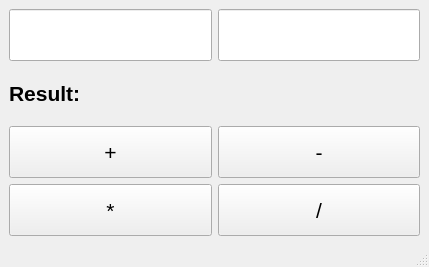
<?xml version="1.0" encoding="UTF-8"?>
<ui version="4.0">
 <class>MainWindow</class>
 <widget class="QMainWindow" name="MainWindow">
  <property name="geometry">
   <rect>
    <x>0</x>
    <y>0</y>
    <width>429</width>
    <height>267</height>
   </rect>
  </property>
  <property name="windowTitle">
   <string>Calc</string>
  </property>
  <widget class="QWidget" name="centralwidget">
   <layout class="QGridLayout" name="gridLayout_2">
    <item row="0" column="0">
     <layout class="QVBoxLayout" name="verticalLayout">
      <item>
       <layout class="QGridLayout" name="gridLayout">
        <item row="8" column="0">
         <widget class="QPushButton" name="pushMulti">
          <property name="sizePolicy">
           <sizepolicy hsizetype="Expanding" vsizetype="Expanding">
            <horstretch>0</horstretch>
            <verstretch>0</verstretch>
           </sizepolicy>
          </property>
          <property name="font">
           <font>
            <pointsize>16</pointsize>
           </font>
          </property>
          <property name="text">
           <string>*</string>
          </property>
         </widget>
        </item>
        <item row="1" column="1">
         <widget class="QLabel" name="result">
          <property name="sizePolicy">
           <sizepolicy hsizetype="Expanding" vsizetype="Expanding">
            <horstretch>0</horstretch>
            <verstretch>0</verstretch>
           </sizepolicy>
          </property>
          <property name="font">
           <font>
            <pointsize>20</pointsize>
            <weight>75</weight>
            <bold>true</bold>
           </font>
          </property>
          <property name="text">
           <string/>
          </property>
          <property name="alignment">
           <set>Qt::AlignRight|Qt::AlignTrailing|Qt::AlignVCenter</set>
          </property>
         </widget>
        </item>
        <item row="6" column="0">
         <widget class="QPushButton" name="pushPlus">
          <property name="sizePolicy">
           <sizepolicy hsizetype="Expanding" vsizetype="Expanding">
            <horstretch>0</horstretch>
            <verstretch>0</verstretch>
           </sizepolicy>
          </property>
          <property name="font">
           <font>
            <pointsize>16</pointsize>
           </font>
          </property>
          <property name="text">
           <string>+</string>
          </property>
         </widget>
        </item>
        <item row="6" column="1">
         <widget class="QPushButton" name="pushMinus">
          <property name="sizePolicy">
           <sizepolicy hsizetype="Expanding" vsizetype="Expanding">
            <horstretch>0</horstretch>
            <verstretch>0</verstretch>
           </sizepolicy>
          </property>
          <property name="font">
           <font>
            <pointsize>16</pointsize>
           </font>
          </property>
          <property name="text">
           <string>-</string>
          </property>
         </widget>
        </item>
        <item row="8" column="1">
         <widget class="QPushButton" name="pushDiv">
          <property name="sizePolicy">
           <sizepolicy hsizetype="Expanding" vsizetype="Expanding">
            <horstretch>0</horstretch>
            <verstretch>0</verstretch>
           </sizepolicy>
          </property>
          <property name="font">
           <font>
            <pointsize>16</pointsize>
           </font>
          </property>
          <property name="text">
           <string>/</string>
          </property>
         </widget>
        </item>
        <item row="0" column="1">
         <widget class="QLineEdit" name="second">
          <property name="sizePolicy">
           <sizepolicy hsizetype="Expanding" vsizetype="Expanding">
            <horstretch>0</horstretch>
            <verstretch>0</verstretch>
           </sizepolicy>
          </property>
          <property name="font">
           <font>
            <pointsize>16</pointsize>
           </font>
          </property>
         </widget>
        </item>
        <item row="1" column="0">
         <widget class="QLabel" name="label">
          <property name="font">
           <font>
            <pointsize>16</pointsize>
            <weight>75</weight>
            <bold>true</bold>
           </font>
          </property>
          <property name="text">
           <string>Result:</string>
          </property>
         </widget>
        </item>
        <item row="0" column="0">
         <widget class="QLineEdit" name="first">
          <property name="sizePolicy">
           <sizepolicy hsizetype="Expanding" vsizetype="Expanding">
            <horstretch>0</horstretch>
            <verstretch>0</verstretch>
           </sizepolicy>
          </property>
          <property name="font">
           <font>
            <pointsize>16</pointsize>
           </font>
          </property>
         </widget>
        </item>
       </layout>
      </item>
     </layout>
    </item>
   </layout>
  </widget>
  <widget class="QMenuBar" name="menubar">
   <property name="geometry">
    <rect>
     <x>0</x>
     <y>0</y>
     <width>429</width>
     <height>21</height>
    </rect>
   </property>
  </widget>
  <widget class="QStatusBar" name="statusbar"/>
 </widget>
 <resources/>
 <connections>
  <connection>
   <sender>pushPlus</sender>
   <signal>clicked()</signal>
   <receiver>MainWindow</receiver>
   <slot>plus()</slot>
   <hints>
    <hint type="sourcelabel">
     <x>99</x>
     <y>165</y>
    </hint>
    <hint type="destinationlabel">
     <x>115</x>
     <y>245</y>
    </hint>
   </hints>
  </connection>
  <connection>
   <sender>pushMinus</sender>
   <signal>clicked()</signal>
   <receiver>MainWindow</receiver>
   <slot>minus()</slot>
   <hints>
    <hint type="sourcelabel">
     <x>302</x>
     <y>163</y>
    </hint>
    <hint type="destinationlabel">
     <x>306</x>
     <y>244</y>
    </hint>
   </hints>
  </connection>
  <connection>
   <sender>pushMulti</sender>
   <signal>clicked()</signal>
   <receiver>MainWindow</receiver>
   <slot>multiply()</slot>
   <hints>
    <hint type="sourcelabel">
     <x>134</x>
     <y>212</y>
    </hint>
    <hint type="destinationlabel">
     <x>189</x>
     <y>244</y>
    </hint>
   </hints>
  </connection>
  <connection>
   <sender>pushDiv</sender>
   <signal>clicked()</signal>
   <receiver>MainWindow</receiver>
   <slot>divide()</slot>
   <hints>
    <hint type="sourcelabel">
     <x>345</x>
     <y>209</y>
    </hint>
    <hint type="destinationlabel">
     <x>378</x>
     <y>243</y>
    </hint>
   </hints>
  </connection>
 </connections>
 <slots>
  <slot>plus()</slot>
  <slot>minus()</slot>
  <slot>divide()</slot>
  <slot>multiply()</slot>
 </slots>
</ui>
